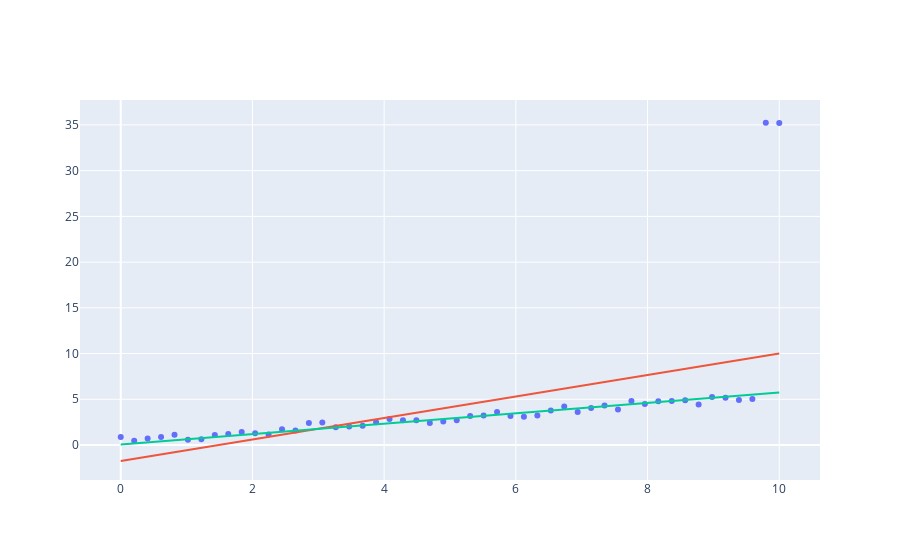

Notebook code cell kept with this figure:
### Code cell
λ = 1000
N= 50
x = np.linspace(0,10,N)
y = 0.5 *x + np.random.rand(N)
df = pd.DataFrame(x)
df['ones'] = 1
X= df.values
y[-1] = y[-1] + 30
y[-2] = y[-2] + 30
w = np.linalg.solve(np.matmul(X.T,X),np.matmul(X.T,y))
w_reg = np.linalg.solve(np.matmul(X.T,X) + λ*np.identity(X.shape[1]),np.matmul(X.T,y))
fig = go.Figure()
fig.add_trace(go.Scatter(x=x,y=y,mode ='markers'))
fig.add_trace(go.Scatter(x=x,y=np.matmul(X,w),mode ='lines'))
fig.add_trace(go.Scatter(x=x,y=np.matmul(X,w_reg),mode ='lines'))
fig.update_layout(showlegend=False)
fig.show()
print(w)
print(w_reg)
